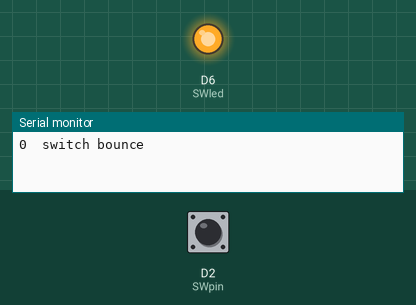
Bench run of a sketch on a simulated ESP8266 (NodeMCU). On the bench: output pins drawn as LEDs (lit = HIGH), the last lines printed to the serial monitor. The inputs (shaded band) are chosen by the test bench; at power-on: D2 (SWpin) HIGH.

Above: at 1.2 s.
1.3 s: D2 (SWpin) pulled LOW for 1 s
At 2.6 s:
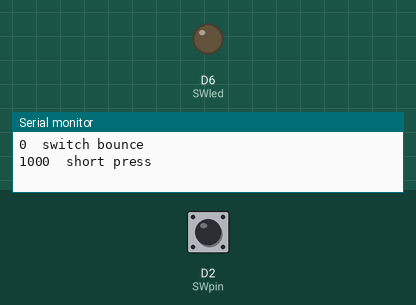
3.8 s: D2 (SWpin) pulled LOW for 3.2 s
At 7.3 s:
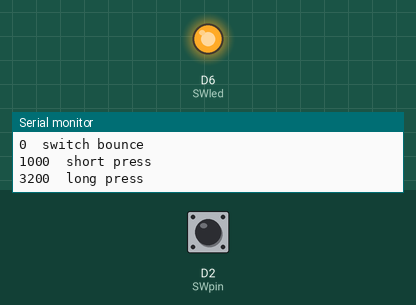
Timing chart, 0 to 8.8 s (numbered marks = the images above; inputs shaded):
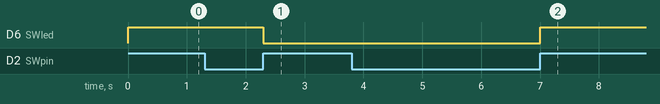

Measured:
- after the input at 1.3 s, D6 (SWled): HIGH → LOW after 1.0 s
- after the input at 3.8 s, D6 (SWled): LOW → HIGH after 3.2 s

The sketch:

Listing19-4.ino
```cpp
/*******************************************************************************
 * Sketch name: Rotary encoder switch
 * Description: Categorise length of switch press
 * Created on:  October 2020
 * Author:      Neil Cameron
 * Book:        Electronics Projects with the ESP8266 and ESP32
 * Chapter :    19 - Rotary encoder
 ******************************************************************************/

int SWpin = D2;          // rotary encoder switch pin
int SWled = D6;         // LED pin
int longPress = 1000;       // time (ms) for long or short press
int shortPress = 500;
volatile unsigned long newTime, oldTime;
volatile char changeSW;       // variables in loop and isr functions
volatile unsigned int lagTime;

void setup()
{
  Serial.begin(115200);       // define Serial Monitor baud rate
  pinMode(SWled, OUTPUT);       // set LED pin as output
  pinMode(SWpin, INPUT_PULLUP);     // activate pull-up resistor
  attachInterrupt(digitalPinToInterrupt(SWpin), isr, CHANGE);
}             // SWpin as interrupt pin and attach isr

void loop()
{
  if(changeSW != ' ')         // switch released, turn on or off
  {               //  LED if long or short press
    Serial.print(lagTime);Serial.print("\t"); // display switch press time lag
    if(changeSW != 'B') digitalWrite(SWled, !digitalRead(SWled));
    if(changeSW == 'L') Serial.println("long press");
    else if(changeSW == 'S') Serial.println("short press");
    else Serial.println("switch bounce");   // display only, no effect on LED
    changeSW = ' ';         // reset change variable
  }
}

IRAM_ATTR void isr()
{
  newTime = millis();         // get time ISR triggered
  if(digitalRead(SWpin) == HIGH)      // switch now released
  {
    lagTime = newTime - oldTime;      // time between switch presses
    if(lagTime > longPress) changeSW = 'L';     // L for long press
    else if(lagTime > shortPress) changeSW = 'S';   // S for short press
    else changeSW = 'B';            // B for bounce
  }
  oldTime = newTime;          // reset switch press/release time
}
```
